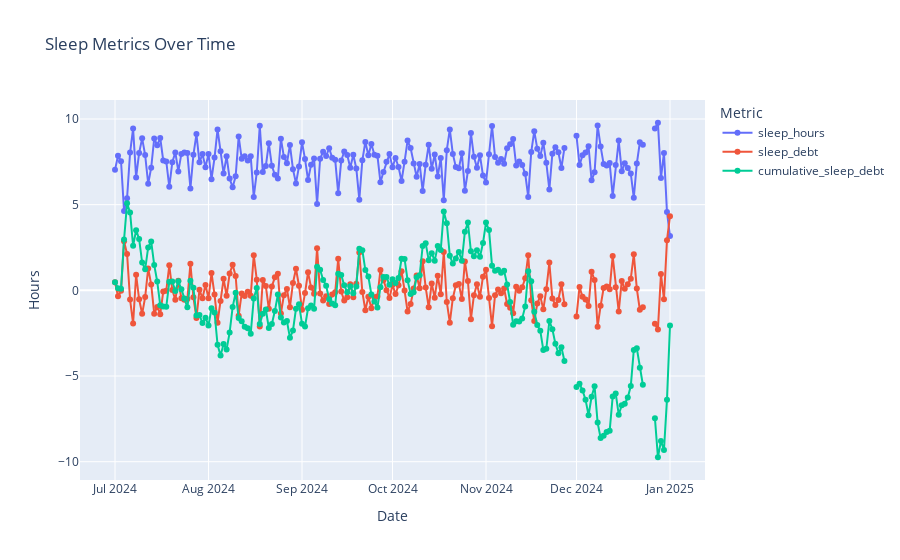

The code cell stored with this chart in its notebook:
### Markdown cell above
## 4. Visualizing trends across multiple variables 📊

### Code cell
# Create a line chart visualizing sleep metrics over time
fig_sleep = px.line(
    fitness_data, 
    x='date', 
    y=['sleep_hours', 'sleep_debt', 'cumulative_sleep_debt'], 
    title='Sleep Metrics Over Time',
    labels={
        'value': 'Hours',
        'date': 'Date',
        'variable': 'Metric'
    },
    markers=True
)
fig_sleep.show()

### Figure 1 — Plotly figure (JSON) as saved in the notebook; plotly's stock layout.template omitted (floating-point values rounded to 4 significant figures; data arrays with more than 128 entries replaced by an {"elided": "..."} marker saying what was removed)
{"data": [{"hovertemplate": "Metric=sleep_hours<br>Date=%{x}<br>Hours=%{y}<extra></extra>", "legendgroup": "sleep_hours", "line": {"color": "#636efa", "dash": "solid"}, "marker": {"symbol": "circle"}, "mode": "lines+markers", "name": "sleep_hours", "orientation": "v", "showlegend": true, "type": "scatter", "x": {"elided": "185 str values"}, "xaxis": "x", "y": {"elided": "185 float values"}, "yaxis": "y"}, {"hovertemplate": "Metric=sleep_debt<br>Date=%{x}<br>Hours=%{y}<extra></extra>", "legendgroup": "sleep_debt", "line": {"color": "#EF553B", "dash": "solid"}, "marker": {"symbol": "circle"}, "mode": "lines+markers", "name": "sleep_debt", "orientation": "v", "showlegend": true, "type": "scatter", "x": {"elided": "185 str values"}, "xaxis": "x", "y": {"elided": "185 float values"}, "yaxis": "y"}, {"hovertemplate": "Metric=cumulative_sleep_debt<br>Date=%{x}<br>Hours=%{y}<extra></extra>", "legendgroup": "cumulative_sleep_debt", "line": {"color": "#00cc96", "dash": "solid"}, "marker": {"symbol": "circle"}, "mode": "lines+markers", "name": "cumulative_sleep_debt", "orientation": "v", "showlegend": true, "type": "scatter", "x": {"elided": "185 str values"}, "xaxis": "x", "y": {"elided": "185 float values"}, "yaxis": "y"}], "layout": {"legend": {"title": {"text": "Metric"}, "tracegroupgap": 0}, "title": {"text": "Sleep Metrics Over Time"}, "xaxis": {"anchor": "y", "domain": [0, 1], "title": {"text": "Date"}}, "yaxis": {"anchor": "x", "domain": [0, 1], "title": {"text": "Hours"}}}}
